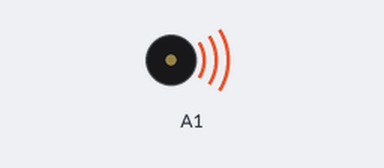
This sketch was run on a simulated Arduino Uno, built with avr-gcc and run on an emulated ATmega328P. On the bench: buzzer (waves = sounding).

Above: at 0.1 s.
At 11.1 s:
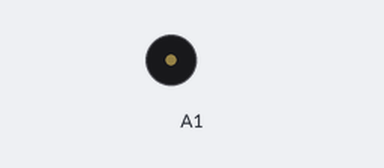
Timing chart, 0 to 12.6 s (numbered marks = the images above):
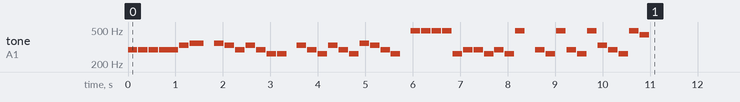

The sketch:

buzzerControl.ino
```cpp
int buzzer = A1;
uint8_t ledPin = 3;
// notaların frekans değerleri
int DO = 262;  // DO
int re = 294;  // re
int mi = 330;  // mi
int fa = 349;  // fa
int sol = 392; // sol
int la = 440;  // la
int si = 493;  // si
int DOince = 523;  // DO (ince)
// notalar adında bir dizi oluşturalım
int notalar1[] = {re, re, re, re, mi, fa};
int notalar2[] = {fa,mi,re,mi,re,DO,DO};
int notalar3[] = {mi,re,DO,mi,re,DO,fa,mi,re,DO};
int notalar4[] = {si,si,si,si,DO,re,re,DO,re,DO,si};
int notalar5[] = {re,DO,si,re,DO,si,mi,re,DO,si,la};

void Tone(int a, int b, int c) {
  tone(a,b);
  digitalWrite(ledPin, HIGH);
  delay(c);
  digitalWrite(ledPin, LOW);
  noTone(a);
  delay(20);
}

void setup()
{

    for (int i = 0; i < 6; i++)
    {
      if(i == 3) {
        Tone(buzzer, notalar1[i], 400);
      }
      else if(i == 5) {
        Tone(buzzer, notalar1[i], 300);
      }
      else {
        Tone(buzzer, notalar1[i], 200);
      }
    }

    delay(200);

    for (int i = 0; i < 7; i++)
    {
        Tone(buzzer, notalar2[i], 200);
    }
    delay(200);

    for (int i = 0; i < 10; i++)
    {
        Tone(buzzer, notalar3[i], 200);
    }
    delay(200);

    for (int i = 0; i < 11; i++)
    {
        Tone(buzzer, notalar4[i], 200);
    }
    delay(200);

    for (int i = 0; i < 11; i++)
    {
        Tone(buzzer, notalar5[i], 200);
    }
    delay(200);
}
void loop()
{
}
```
